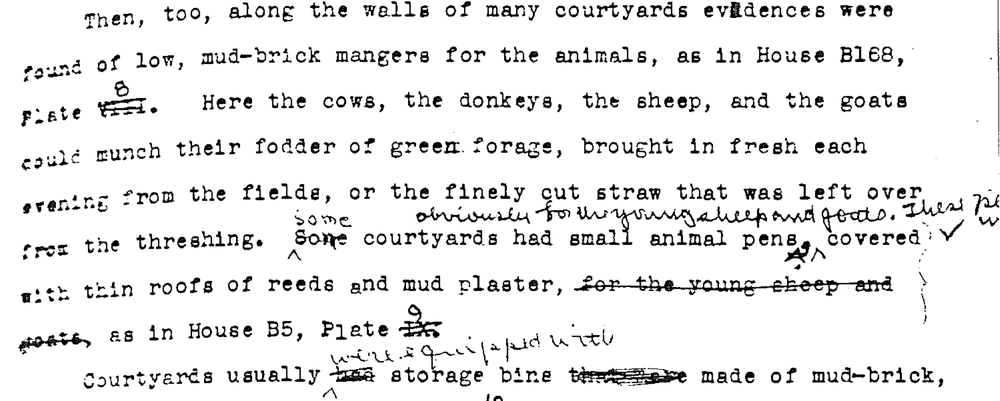
#> input picture image5.png, 1000 x 401 px, shrunk from 1912 x 766 before the run
$ python ocrv2.py
#> lines starting #> are read from the running program, lines starting #| are printed output that depends on the picture; after the words box and inside, x2 and y2 are one past the last pixel; in counts of white or black regions, pixels touching at a corner belong together
import cv2
import pytesseract
from pytesseract import Output
import numpy as np

def preprocess_and_extract_text(filename):
    """
    Preprocess the image using OpenCV for improved OCR text extraction.

    Args:
        filename (str): Path to the input image.

    Returns:
        None
    """
#> called with filename = 'image5.png'
    # Load the image
    image = cv2.imread(filename)
#> image is the input picture: shape (401, 1000, 3); min 0, max 255, mean 233.8
    if image is None:
        raise FileNotFoundError(f"Unable to load the image file: {filename}")

    # Step 1: Convert to Grayscale
    gray = cv2.cvtColor(image, cv2.COLOR_BGR2GRAY)

    # Step 2: Noise Reduction (Gaussian Blur)
    blurred = cv2.GaussianBlur(gray, (5, 5), 0)
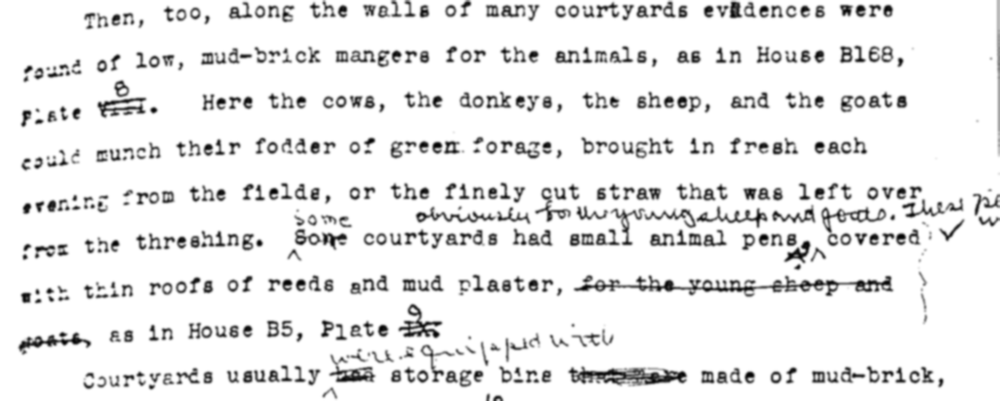
#> blurred: shape (401, 1000); min 1, max 255, mean 233.8

    # Step 3: Adaptive Thresholding (to handle varying backgrounds)
    binary_image = cv2.adaptiveThreshold(
        blurred, 255, cv2.ADAPTIVE_THRESH_GAUSSIAN_C, cv2.THRESH_BINARY_INV, 15, 3
    )
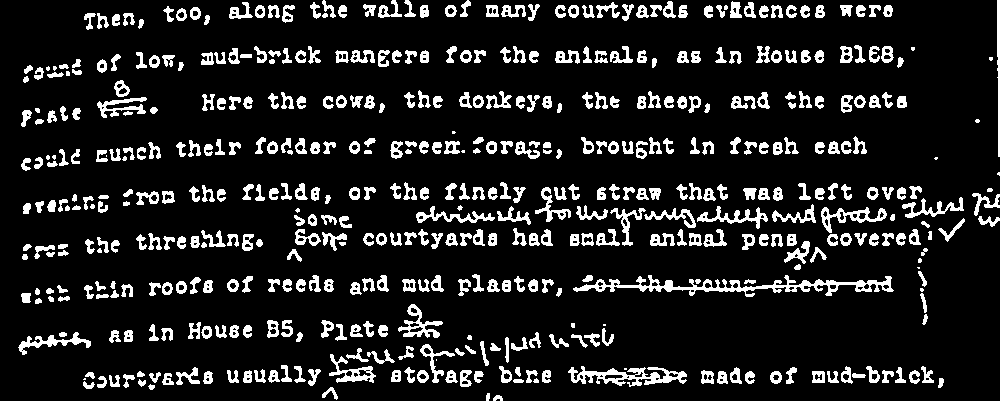
#> binary_image: shape (401, 1000); 12.7% white; 512 white regions (25 under 20 px), largest, box (x1, y1, x2, y2) and area: (573, 275, 894, 297) 2121, (568, 366, 687, 387) 1113, (821, 207, 887, 233) 537

    # Step 4: Morphological Operations (to clean up noise)
    kernel = np.ones((2, 2), np.uint8)
    cleaned = cv2.morphologyEx(binary_image, cv2.MORPH_CLOSE, kernel)
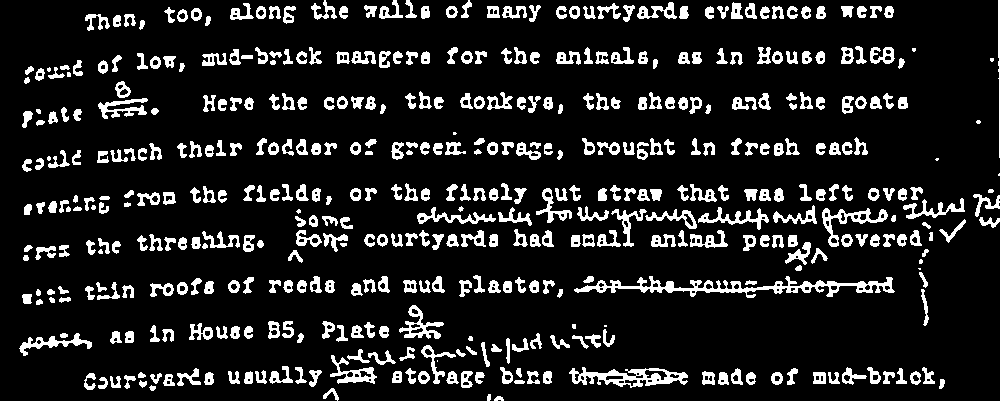
#> cleaned: shape (401, 1000); 12.8% white; 473 white regions (16 under 20 px), largest, box (x1, y1, x2, y2) and area: (574, 276, 895, 298) 2175, (569, 367, 688, 388) 1149, (822, 208, 888, 247) 638

    # Step 5: Perform OCR using pytesseract
    results = pytesseract.image_to_data(cleaned, output_type=Output.DICT)

    # Step 6: Draw Bounding Boxes and Display Extracted Text
    for i in range(len(results["text"])):
        # Extract OCR data
        x, y, w, h = results["left"][i], results["top"][i], results["width"][i], results["height"][i]
        text = results["text"][i].strip()
        conf = int(results["conf"][i])

        # Skip if text is empty or confidence is low
        if not text or conf < 56:
            continue

        # Print extracted text
        print(f"Text: {text} | Confidence: {conf}")

        # Draw a bounding box around detected text
        cv2.rectangle(image, (x, y), (x + w, y + h), (0, 255, 0), 2)
        cv2.putText(image, text, (x, y - 10), cv2.FONT_HERSHEY_SIMPLEX, 0.5, (0, 0, 255), 2)

    # Display the original image with bounding boxes
    cv2.imshow("Processed Image with OCR Results", image)
    cv2.imshow("Preprocessed Binary Image", cleaned)
    cv2.waitKey(0)
    cv2.destroyAllWindows()


# Test the function with an image file
filename = "image5.png"
preprocess_and_extract_text(filename)
#> (the call stopped at in preprocess_and_extract_text, `results = pytesseract.image_to_data(cleaned, output_type=Output.DICT)`: pytesseract is not available in this run)

$ run again, with image1.png copied over image5.png
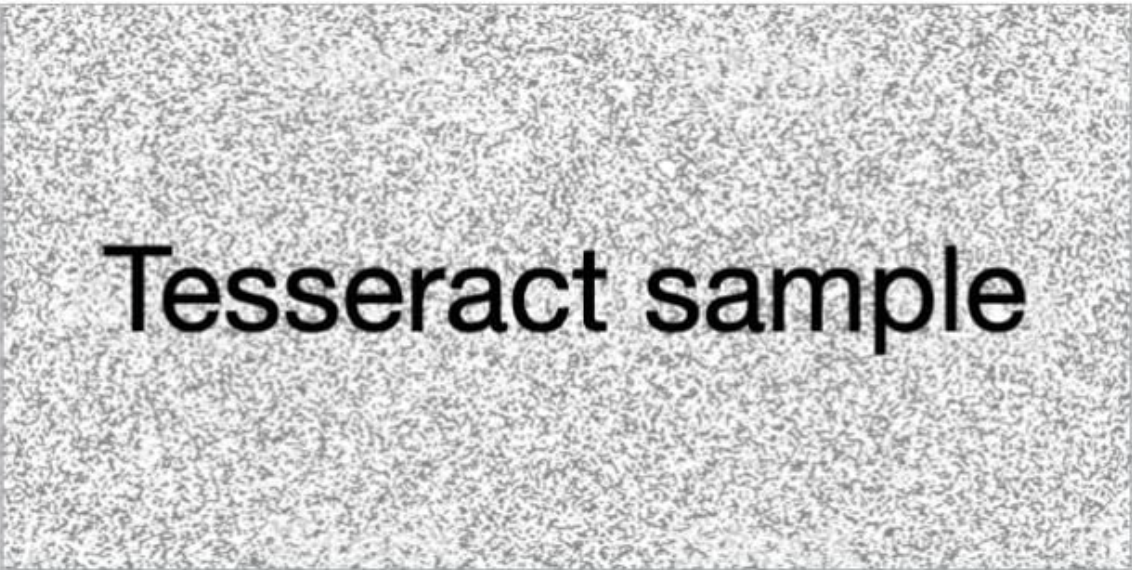
#> input picture image1.png, 1132 x 570 px
#> in preprocess_and_extract_text, image is the input picture: shape (570, 1132, 3); mean B, G, R 202.4, 202.3, 202.3
#> in preprocess_and_extract_text, `binary_image = cv2.adaptiveThreshold( blurred, 255, cv2.ADAPTIVE_THRES..`:
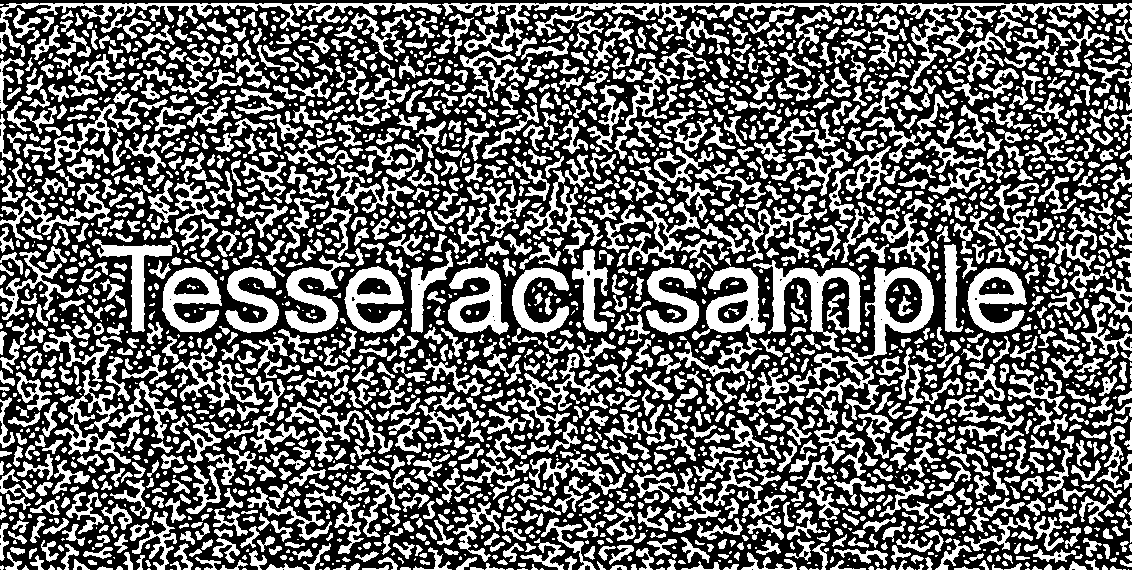
#> binary_image: shape (570, 1132); 40.3% white; 2847 white regions (884 under 20 px), largest, box (x1, y1, x2, y2) and area: (442, 3, 1101, 94) 6438, (788, 267, 934, 420) 4041, (753, 260, 861, 352) 3146
#> in preprocess_and_extract_text, `cleaned = cv2.morphologyEx(binary_image, cv2.MORPH_CLOSE, kernel)`:
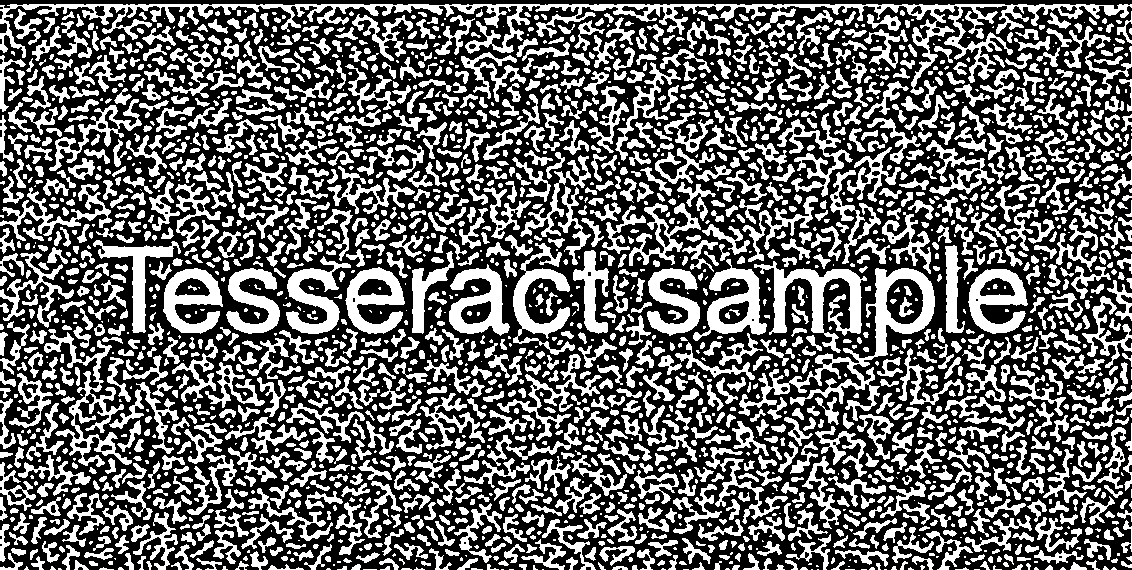
#> cleaned: shape (570, 1132); 40.5% white; 2469 white regions (754 under 20 px), largest, box (x1, y1, x2, y2) and area: (0, 4, 1132, 95) 11955, (738, 268, 935, 421) 4799, (754, 261, 867, 353) 3191

$ run again, with image10.png copied over image5.png
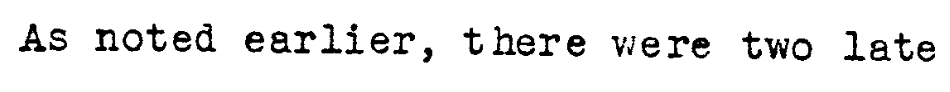
#> input picture image10.png, 950 x 92 px
#> in preprocess_and_extract_text, image is the input picture: shape (92, 950, 3); min 0, max 255, mean 235.7
#> in preprocess_and_extract_text, `binary_image = cv2.adaptiveThreshold( blurred, 255, cv2.ADAPTIVE_THRES..`:
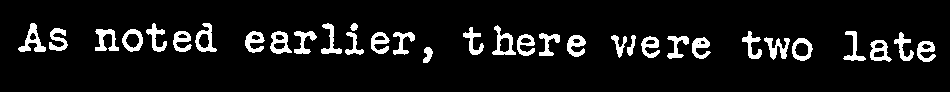
#> binary_image: shape (92, 950); 8.5% white; 33 white regions, largest, box (x1, y1, x2, y2) and area: (18, 23, 46, 52) 316, (95, 29, 119, 51) 282, (492, 25, 516, 55) 281
#> in preprocess_and_extract_text, `cleaned = cv2.morphologyEx(binary_image, cv2.MORPH_CLOSE, kernel)`:
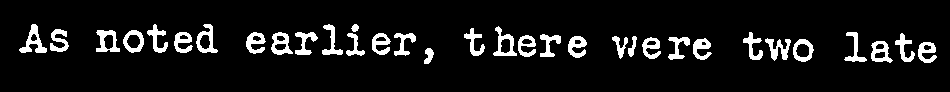
#> cleaned: shape (92, 950); 8.5% white; 33 white regions, largest, box (x1, y1, x2, y2) and area: (19, 24, 47, 53) 317, (493, 26, 517, 56) 283, (96, 30, 120, 52) 283

$ run again, with image11.png copied over image5.png
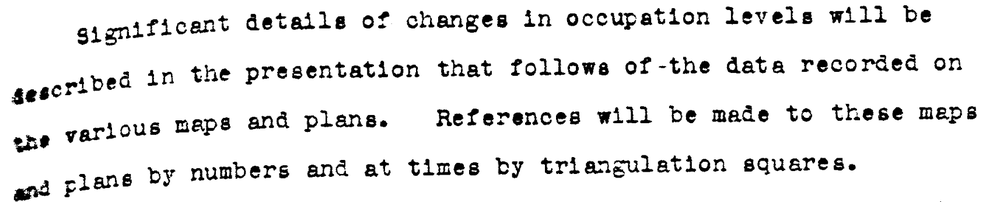
#> input picture image11.png, 1000 x 202 px, shrunk from 1714 x 346 before the run
#> in preprocess_and_extract_text, image is the input picture: shape (202, 1000, 3); min 0, max 255, mean 232.7
#> in preprocess_and_extract_text, `binary_image = cv2.adaptiveThreshold( blurred, 255, cv2.ADAPTIVE_THRES..`:
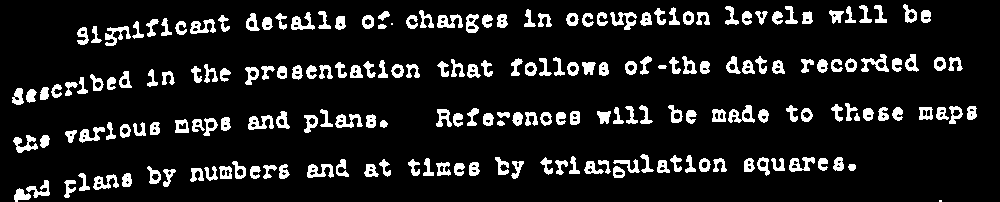
#> binary_image: shape (202, 1000); 11.4% white; 202 white regions (2 under 20 px), largest, box (x1, y1, x2, y2) and area: (105, 26, 131, 46) 239, (728, 105, 755, 123) 236, (610, 12, 637, 30) 235
#> in preprocess_and_extract_text, `cleaned = cv2.morphologyEx(binary_image, cv2.MORPH_CLOSE, kernel)`:
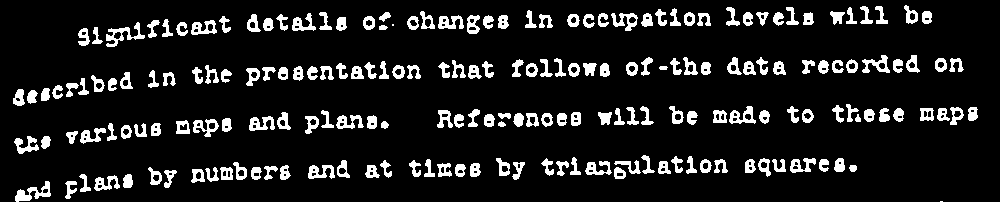
#> cleaned: shape (202, 1000); 11.5% white; 198 white regions (2 under 20 px), largest, box (x1, y1, x2, y2) and area: (106, 22, 145, 47) 330, (15, 181, 51, 202) 321, (729, 106, 756, 124) 240
